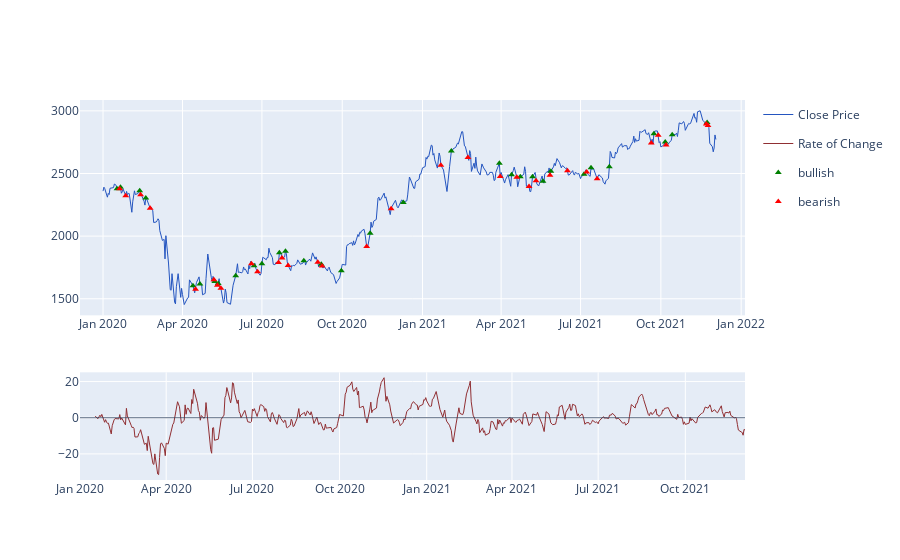

Notebook cell for this chart:
### Code cell
fig = make_subplots(rows=2, cols=1, row_heights=(1,.5))

#price line
fig.add_trace(go.Scatter(x=df2.index,y=df2['Adj Close'],
                         line=dict(color='#2455c0', width=1),
                         name='Close Price',legendgroup=1), 
              row=1, col=1)

#ROC
fig.add_trace(go.Scatter(x=df2.index,y=df2['ROC'],line=dict(color='#902F33', width=1),
                         name='Rate of Change',legendgroup=2), 
              row=2, col=1)

#zero line for ROC
fig.add_hline(0, row=2, col=1, line_width=0.8)

#marking when ROC moves below zero and above zero line
fig.add_trace(go.Scatter(mode='markers',marker_symbol=5, 
                         x=df2[df2['zero_line_co'] == 1].index, 
                         y=df2['Adj Close'][df2['zero_line_co'] == 1],
                         marker_color="green", name='bullish'),
              row=1, col=1 )

fig.add_trace(go.Scatter(mode='markers',marker_symbol=5, 
                         x=df2[df2['zero_line_co'] == -1].index, 
                         y=df2['Adj Close'][df2['zero_line_co'] == -1],
                         marker_color="red", name='bearish'),
              row=1, col=1 )

### Figure 1 — Plotly figure (JSON) as saved in the notebook; plotly's stock layout.template omitted (floating-point values rounded to 4 significant figures; data arrays with more than 128 entries replaced by an {"elided": "..."} marker saying what was removed)
{"data": [{"legendgroup": "1", "line": {"color": "#2455c0", "width": 1}, "name": "Close Price", "type": "scatter", "x": {"elided": "479 str values"}, "xaxis": "x", "y": {"elided": "479 float values"}, "yaxis": "y"}, {"legendgroup": "2", "line": {"color": "#902F33", "width": 1}, "name": "Rate of Change", "type": "scatter", "x": {"elided": "479 str values"}, "xaxis": "x2", "y": {"elided": "479 float values"}, "yaxis": "y2"}, {"marker": {"color": "green", "symbol": 5}, "mode": "markers", "name": "bullish", "type": "scatter", "x": ["2020-01-17T00:00:00", "2020-01-21T00:00:00", "2020-02-12T00:00:00", "2020-02-19T00:00:00", "2020-04-13T00:00:00", "2020-04-21T00:00:00", "2020-05-08T00:00:00", "2020-05-12T00:00:00", "2020-06-01T00:00:00", "2020-06-22T00:00:00", "2020-07-01T00:00:00", "2020-07-21T00:00:00", "2020-07-28T00:00:00", "2020-08-18T00:00:00", "2020-09-07T00:00:00", "2020-09-30T00:00:00", "2020-11-02T00:00:00", "2020-12-10T00:00:00", "2021-02-03T00:00:00", "2021-03-30T00:00:00", "2021-04-13T00:00:00", "2021-04-23T00:00:00", "2021-05-07T00:00:00", "2021-05-19T00:00:00", "2021-05-28T00:00:00", "2021-07-05T00:00:00", "2021-07-13T00:00:00", "2021-08-03T00:00:00", "2021-09-23T00:00:00", "2021-10-06T00:00:00", "2021-10-14T00:00:00", "2021-11-23T00:00:00"], "xaxis": "x", "y": [2379.0, 2390.0, 2363.0, 2304.0, 1604.0, 1618.0, 1638.0, 1623.0, 1684.0, 1764.0, 1779.0, 1867.0, 1880.0, 1804.0, 1775.0, 1724.0, 2022.0, 2268.0, 2679.0, 2582.0, 2490.0, 2475.0, 2474.0, 2438.0, 2518.0, 2495.0, 2545.0, 2555.0, 2817.0, 2751.0, 2809.0, 2906.0], "yaxis": "y"}, {"marker": {"color": "red", "symbol": 5}, "mode": "markers", "name": "bearish", "type": "scatter", "x": ["2020-01-20T00:00:00", "2020-01-27T00:00:00", "2020-02-13T00:00:00", "2020-02-24T00:00:00", "2020-04-16T00:00:00", "2020-05-07T00:00:00", "2020-05-11T00:00:00", "2020-05-15T00:00:00", "2020-06-19T00:00:00", "2020-06-26T00:00:00", "2020-07-20T00:00:00", "2020-07-24T00:00:00", "2020-07-31T00:00:00", "2020-09-03T00:00:00", "2020-09-08T00:00:00", "2020-10-29T00:00:00", "2020-11-26T00:00:00", "2021-01-22T00:00:00", "2021-02-22T00:00:00", "2021-03-31T00:00:00", "2021-04-19T00:00:00", "2021-05-03T00:00:00", "2021-05-11T00:00:00", "2021-05-27T00:00:00", "2021-06-16T00:00:00", "2021-07-08T00:00:00", "2021-07-20T00:00:00", "2021-09-20T00:00:00", "2021-09-28T00:00:00", "2021-10-07T00:00:00", "2021-11-22T00:00:00", "2021-11-24T00:00:00"], "xaxis": "x", "y": [2379.0, 2322.0, 2330.0, 2222.0, 1576.0, 1652.0, 1608.0, 1584.0, 1779.0, 1715.0, 1790.0, 1825.0, 1766.0, 1792.0, 1761.0, 1917.0, 2218.0, 2566.0, 2628.0, 2475.0, 2470.0, 2397.0, 2442.0, 2486.0, 2521.0, 2512.0, 2459.0, 2742.0, 2805.0, 2727, 2895.0, 2884.0], "yaxis": "y"}], "layout": {"shapes": [{"line": {"width": 0.8}, "type": "line", "x0": 0, "x1": 1, "xref": "x2 domain", "y0": 0, "y1": 0, "yref": "y2"}], "xaxis": {"anchor": "y", "domain": [0, 1]}, "xaxis2": {"anchor": "y2", "domain": [0, 1]}, "yaxis": {"anchor": "x", "domain": [0.4333, 1]}, "yaxis2": {"anchor": "x2", "domain": [0, 0.2833]}}}
